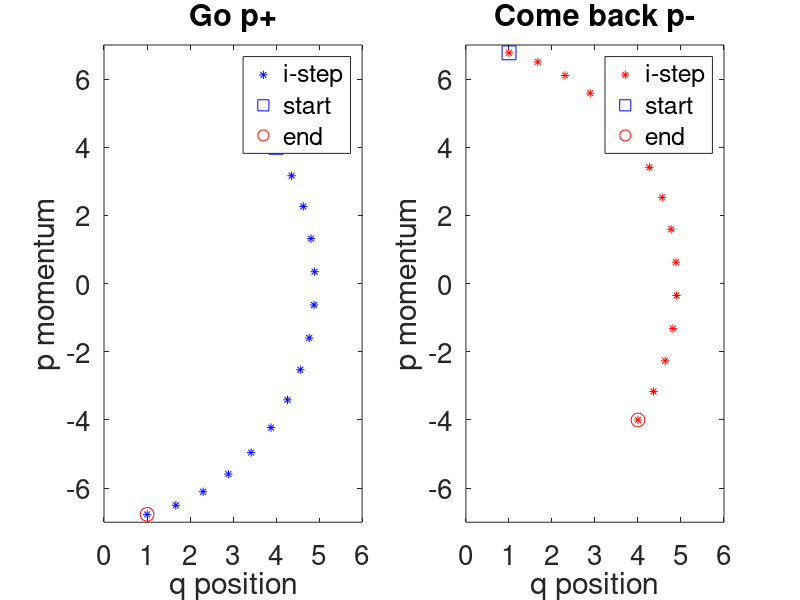

The MATLAB source for this figure:
clear all
close all
clc

s2=load('leapfrog.dat');
s1=load('leapfrog2.dat');


figure(1)
subplot(121),plot(s1(:,1),s1(:,3),'*b'),hold on;
plot(s1(1,1),s1(1,3),'sb','markersize',10)
plot(s1(end,1),s1(end,3),'or','markersize',10)
legend('i-step','start','end')
set(gca,'Fontsize',20)
xlabel('q position'),ylabel('p momentum');
title('Go p+')
xlim([0,6]),ylim([-7,7])

subplot(122),plot(s2(:,1),s2(:,3),'*r'),hold on;
plot(s2(1,1),s2(1,3),'sb','markersize',10)
plot(s2(end,1),s2(end,3),'or','markersize',10)
legend('i-step','start','end')
set(gca,'Fontsize',20)
xlabel('q position'),ylabel('p momentum');
title('Come back p-')
xlim([0,6]),ylim([-7,7])
%legend('go','come back')
%plot(s1(1,1),s1(1,3),'ob');
%plot(s2(1,1),s2(1,3),'or');



